Frame 1 (no input): blank canvas, image omitted
Frame 60 (the mouse pressed at the canvas centre just before this capture): blank canvas, image omitted
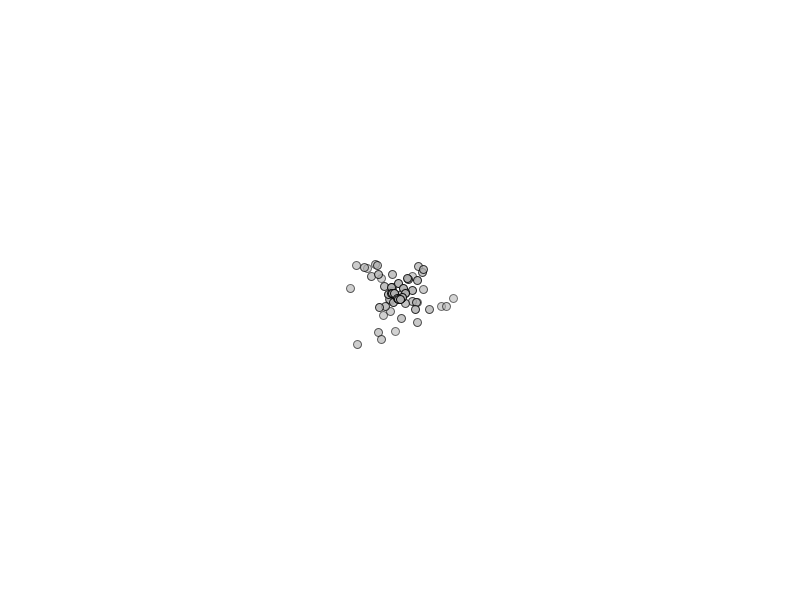
Frame 120 (the mouse held since frame 60 and released just before this capture)

The Processing sketch whose frames 1 and 60 were blank and that drew this single picture after the mouse press (run headless with seeded random() and noise(); from frame 60 on, the mouse is pressed at the canvas centre):

// Processing sketch: particle_system_runner
// ── particle_system_runner.pde
ArrayList<ParticleSystem> systems;


void setup() {
  size(800, 600);
  systems = new ArrayList<ParticleSystem>();
}


void mousePressed() {
  systems.add(new ParticleSystem(new PVector(mouseX, mouseY))); 
}


void draw() {
  background(255);
  for (ParticleSystem system: systems) {
    system.addParticle();
    system.run();
  }
}

// ── particle.pde
class Particle {
  
  PVector location;
  PVector velocity;
  PVector acceleration;
  float lifespan;
  
  Particle(PVector location) {
    this.location = location.copy();
    this.velocity = new PVector(random(-1, 1), random(-2, 0));
    this.acceleration = new PVector(0, 0.05);
    this.lifespan = 255.0;   
  }
  
  void run() {
    this.update();
    this.display();
  }
  
  void update() {
    this.velocity.add(acceleration);
    this.location.add(velocity);
    this.lifespan -= 2.0;
  }
  
  void display() {
    stroke(0, this.lifespan);
    fill(175, this.lifespan);
    ellipse(this.location.x, this.location.y, 8.0, 8.0);
  }
  
  boolean isDead() {
    return this.lifespan <= 0;
  }
}  
  

// ── particle_system.pde
import java.util.Iterator;


class ParticleSystem {
  
  ArrayList<Particle> particles;
  PVector origin;
  
  ParticleSystem(PVector origin) {
    this.origin = origin.copy();
    this.particles = new ArrayList<Particle>();
  }
  
  void addParticle() {
    this.particles.add(new Particle(this.origin)); 
  }
  
  void run() {
     Iterator<Particle> iterator = this.particles.iterator();
     while (iterator.hasNext()) {
       Particle particle = iterator.next();
       particle.run();
       if (particle.isDead()) {
          iterator.remove(); 
       }
     }
  }
}
